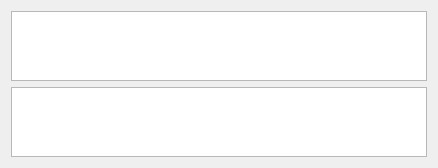
<?xml version="1.0" encoding="UTF-8"?>
<ui version="4.0">
 <class>QuestionItemWidget</class>
 <widget class="QWidget" name="QuestionItemWidget">
  <property name="geometry">
   <rect>
    <x>0</x>
    <y>0</y>
    <width>438</width>
    <height>166</height>
   </rect>
  </property>
  <property name="windowTitle">
   <string>Form</string>
  </property>
  <layout class="QVBoxLayout" name="verticalLayout">
   <item>
    <widget class="QTextEdit" name="textEditQuestion">
     <property name="readOnly">
      <bool>true</bool>
     </property>
    </widget>
   </item>
   <item>
    <widget class="QTextEdit" name="textEditAnswer"/>
   </item>
  </layout>
 </widget>
 <resources/>
 <connections/>
</ui>
